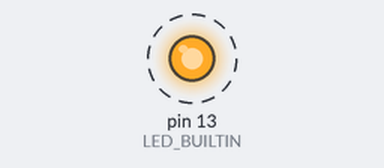
A sketch run on a simulated Arduino Nano, built with avr-gcc and run on an emulated ATmega328P. Parts: output pins drawn as LEDs (lit = HIGH). Dashed ring = blinking. Sleep ends after the set time or at an interrupt. At 0.9 s the program stops and its outputs stay as they are.

Above: at 0.07 s.
Timing chart, 0 to 2.4 s (numbered marks = the images above):
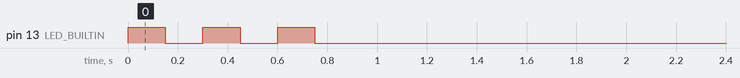

Measured:
- by itself, pin 13 (LED_BUILTIN): alternates HIGH for 0.15 s and LOW for 0.15 s, 6 changes in all, then stays LOW

The sketch:

01_-_SimpleSleep.ino
```cpp
#include <avr/sleep.h>

// Arduino Nano: 1,57mAh

void setup ()
{
  pinMode(LED_BUILTIN, OUTPUT);
  for (int i = 0; i < 3; i++) {
    digitalWrite(LED_BUILTIN, HIGH);
    delay(150);
    digitalWrite(LED_BUILTIN, LOW);
    delay(150);
  }
  set_sleep_mode (SLEEP_MODE_PWR_DOWN);
  sleep_enable();
  sleep_cpu ();
}  // end of setup

void loop () { }
```
